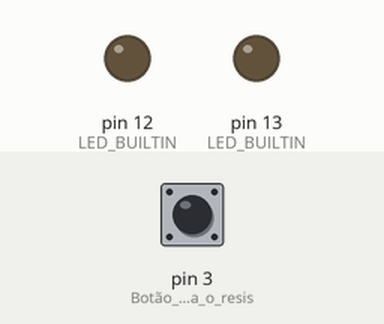
This sketch was run on a simulated Arduino Uno, built with avr-gcc and run on an emulated ATmega328P. On the bench: output pins drawn as LEDs (lit = HIGH). The inputs (shaded band) are chosen by the test bench; at power-on: pin 3 (Botão_que_utiliza_o_resis) HIGH.

Above: at 1.2 s.
1.3 s: pin 3 (Botão_que_utiliza_o_resis) pulsed LOW 5 times (0.12 s each, 0.3 s apart)
At 3.0 s:
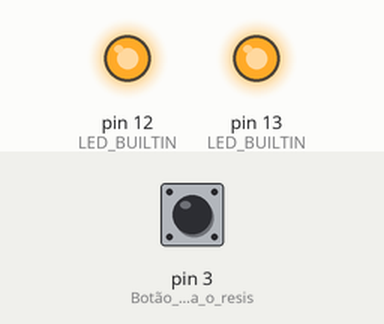
4.3 s: pin 3 (Botão_que_utiliza_o_resis) pulled LOW for 0.15 s
At 4.9 s:
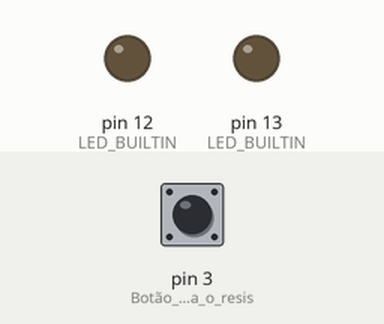
5.9 s: pin 3 (Botão_que_utiliza_o_resis) pulled LOW for 1 s
At 7.3 s:
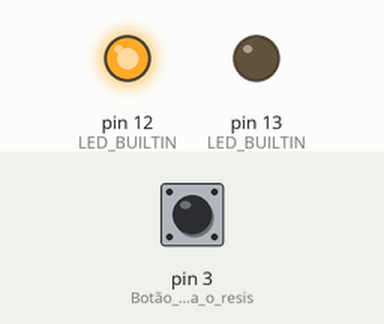
Timing chart, 0 to 8.9 s (numbered marks = the images above; inputs shaded):
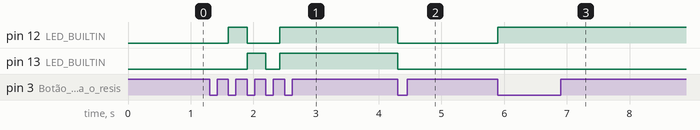

The sketch:

botao_4estados_doisLEDs.ino
```cpp
int estado = 0;
int apertado = 0;

void setup() {
  // put your setup code here, to run once:
  pinMode(13, OUTPUT); //LED BUILTIN
  pinMode(12, OUTPUT); //LED BUILTIN
  pinMode(3, INPUT_PULLUP); //Botão que utiliza o resistor do LED_BUILTIN
}
void loop() {
  apertado = digitalRead(3);
  // put your main code here, to run repeatedly:
  if (estado == 0 && apertado == 0){
    digitalWrite(13, LOW);
    digitalWrite(12, LOW);
    estado = 1;
    delay(100); //corrigir bouncing
  }
  if(estado == 1 && apertado == 1){
    estado = 2;
    delay(100); //corrigir bouncing
  }
  if(estado == 2 && apertado == 0){
    digitalWrite(13, LOW);
    digitalWrite(12, HIGH);
    estado = 3;
    delay(100); //corrigir bouncing
  }
  if(estado == 3 && apertado == 1){
    estado = 4;
    delay(100); //corrigir bouncing
  }
  if(estado == 4 && apertado == 0){
    digitalWrite(13, HIGH);
    digitalWrite(12, LOW);
    estado = 5;
    delay(100); //corrigir bouncing
  }
  if(estado == 5 && apertado == 1){
    estado = 6;
    delay(100); //corrigir bouncing
  }
  if(estado == 6 && apertado == 0){
    digitalWrite(13, LOW);
    digitalWrite(12, LOW);
    estado = 7;
    delay(100); //corrigir bouncing
  }
  if(estado == 7 && apertado == 1){
    estado = 8;
    delay(100); //corrigir bouncing
  }
  if(estado == 8 && apertado == 1){
    digitalWrite(13, HIGH);
    digitalWrite(12, HIGH);
    estado = 9;
    delay(100); //corrigir bouncing
  }
  if(estado == 9 && apertado == 0){
    estado = 0;
    delay(100); //corrigir bouncing
  }

}
```

Measured:
- after the input at 1.3 s, pin 12 (LED_BUILTIN): LOW → HIGH after 0.30 s, → LOW 0.30 s later, → HIGH 0.52 s later; pin 13 (LED_BUILTIN): LOW → HIGH after 0.60 s, → LOW 0.30 s later, → HIGH 0.22 s later
- after the input at 4.3 s, pin 12 (LED_BUILTIN), pin 13 (LED_BUILTIN): HIGH → LOW at once
- after the input at 5.9 s, pin 12 (LED_BUILTIN): LOW → HIGH at once
